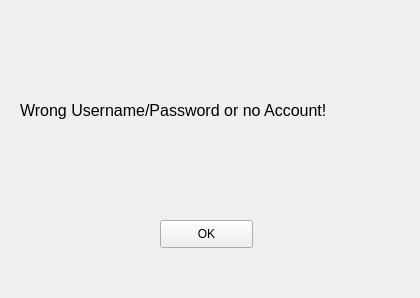
<?xml version="1.0" encoding="UTF-8"?>
<ui version="4.0">
 <class>MainWindow</class>
 <widget class="QMainWindow" name="MainWindow">
  <property name="geometry">
   <rect>
    <x>0</x>
    <y>0</y>
    <width>420</width>
    <height>298</height>
   </rect>
  </property>
  <property name="windowTitle">
   <string>MainWindow</string>
  </property>
  <widget class="QWidget" name="centralwidget">
   <widget class="QPushButton" name="resetPopup">
    <property name="geometry">
     <rect>
      <x>160</x>
      <y>220</y>
      <width>93</width>
      <height>28</height>
     </rect>
    </property>
    <property name="text">
     <string>OK</string>
    </property>
   </widget>
   <widget class="QLabel" name="label_2">
    <property name="geometry">
     <rect>
      <x>20</x>
      <y>20</y>
      <width>501</width>
      <height>181</height>
     </rect>
    </property>
    <property name="font">
     <font>
      <pointsize>12</pointsize>
     </font>
    </property>
    <property name="text">
     <string>Wrong Username/Password or no Account!</string>
    </property>
   </widget>
   <zorder>label_2</zorder>
   <zorder>resetPopup</zorder>
  </widget>
 </widget>
 <resources/>
 <connections/>
</ui>
